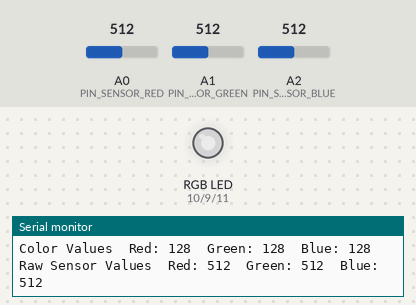
Simulated run of this sketch. Board: Arduino Uno, built with avr-gcc and run on an emulated ATmega328P. Shown: an RGB LED mixed from three pins (HIGH = lit), the last lines printed to the serial monitor. The test bench sets the inputs (shaded band); at power-on: A0 (PIN_SENSOR_RED) = 512, A1 (PIN_SENSOR_GREEN) = 512, A2 (PIN_SENSOR_BLUE) = 512. Dim RGB values are drawn brighter than linear.

Above: at 1.2 s.
1.3 s: A0 (PIN_SENSOR_RED) set to 418
At 1.9 s:
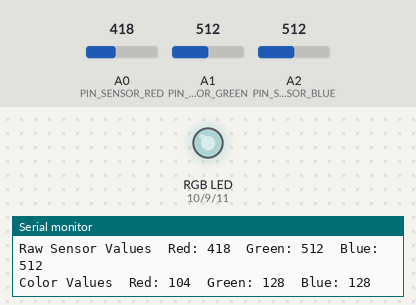
4.3 s: A0 (PIN_SENSOR_RED) set to 392
At 5.3 s:
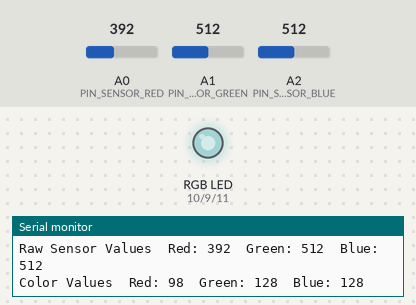
7.3 s: A1 (PIN_SENSOR_GREEN) set to 416
At 8.7 s:
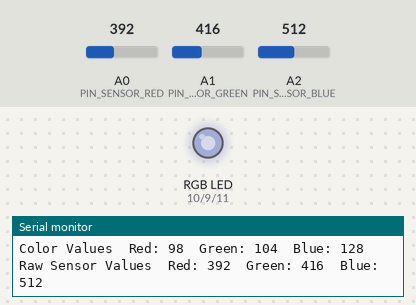
10.3 s: A1 (PIN_SENSOR_GREEN) set to 392
At 10.9 s:
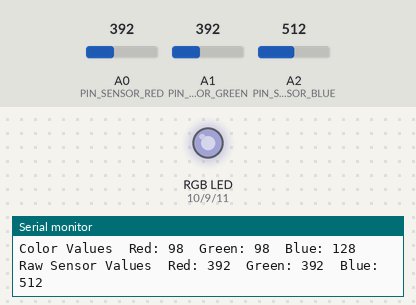
13.3 s: A2 (PIN_SENSOR_BLUE) set to 411
At 14.2 s:
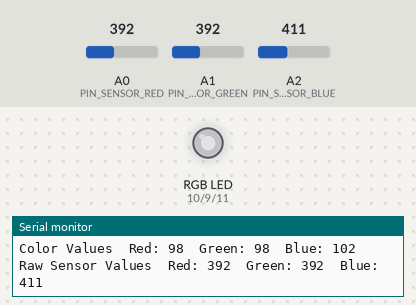
16.3 s: A2 (PIN_SENSOR_BLUE) set to 385
At 17.5 s:
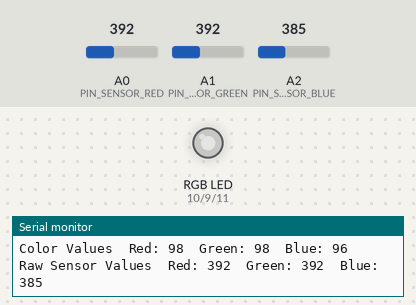
Timing chart, 0 to 19.3 s (numbered marks = the images above; inputs shaded):
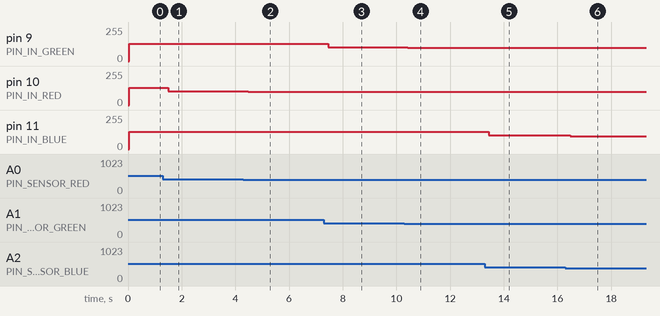

The sketch:

04-color-mixing-lamp.ino
```cpp
const int PIN_IN_GREEN = 9;
const int PIN_IN_RED = 10;
const int PIN_IN_BLUE = 11;

const int PIN_SENSOR_RED = A0;
const int PIN_SENSOR_GREEN = A1;
const int PIN_SENSOR_BLUE = A2;

int valueRed = 0;
int valueGreen = 0;
int valueBlue = 0;

int valueSensorRed = 0;
int valueSensorGreen = 0;
int valueSensorBlue = 0;

void setup() {
  Serial.begin(9600);

  pinMode(PIN_IN_GREEN, OUTPUT);
  pinMode(PIN_IN_RED, OUTPUT);
  pinMode(PIN_IN_BLUE, OUTPUT);
}

void loop() {
  valueSensorRed = analogRead(PIN_SENSOR_RED);
  delay(5);
  valueSensorGreen = analogRead(PIN_SENSOR_GREEN);
  delay(5);
  valueSensorBlue = analogRead(PIN_SENSOR_BLUE);

  Serial.print("Raw Sensor Values\tRed: ");
  Serial.print(valueSensorRed);
  Serial.print("\tGreen: ");
  Serial.print(valueSensorGreen);
  Serial.print("\tBlue: ");
  Serial.println(valueSensorBlue);

  valueRed = valueSensorRed / 4;
  valueGreen = valueSensorGreen / 4;
  valueBlue = valueSensorBlue / 4;

  Serial.print("Color Values\tRed: ");
  Serial.print(valueRed);
  Serial.print("\tGreen: ");
  Serial.print(valueGreen);
  Serial.print("\tBlue: ");
  Serial.println(valueBlue);

  analogWrite(PIN_IN_RED, valueRed);
  analogWrite(PIN_IN_GREEN, valueGreen);
  analogWrite(PIN_IN_BLUE, valueBlue);
}

// vim: sw=2:ts=2:sts=2
```

Measured:
- after the input at 1.3 s, pin 10 (PIN_IN_RED): 128/255 → 104/255 after 0.19 s
- after the input at 4.3 s, pin 10 (PIN_IN_RED): 104/255 → 98/255 after 0.19 s
- after the input at 7.3 s, pin 9 (PIN_IN_GREEN): 128/255 → 104/255 after 0.15 s
- after the input at 10.3 s, pin 9 (PIN_IN_GREEN): 104/255 → 98/255 after 0.12 s
- after the input at 13.3 s, pin 11 (PIN_IN_BLUE): 128/255 → 102/255 after 0.15 s
- after the input at 16.3 s, pin 11 (PIN_IN_BLUE): 102/255 → 96/255 after 0.17 s
